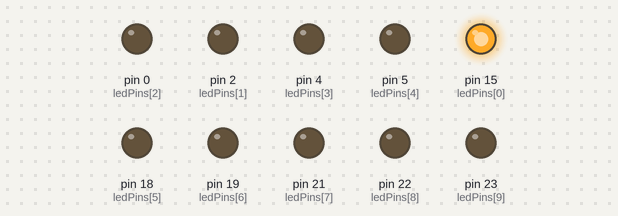
Bench run of a sketch on a simulated Arduino Mega 2560, built with avr-gcc and run on an emulated ATmega2560. Parts: output pins drawn as LEDs (lit = HIGH).

Above: at 0.15 s.
At 1.05 s:
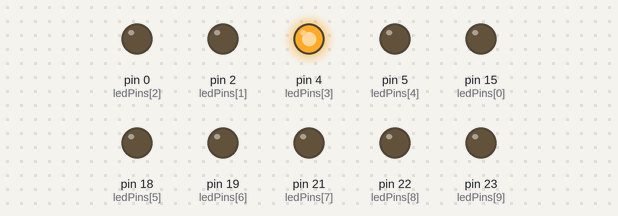
At 1.65 s:
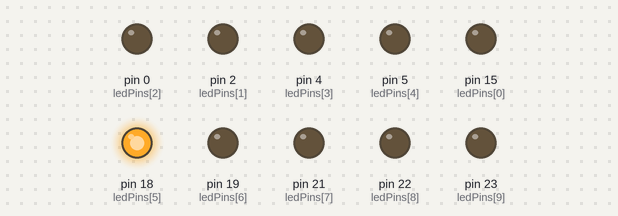
At 3.0 s:
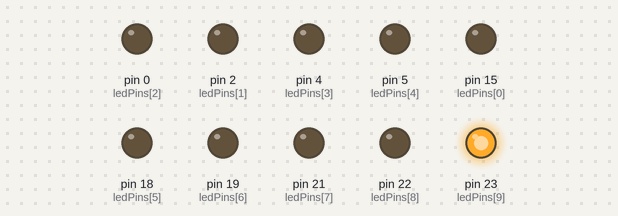
At 5.25 s:
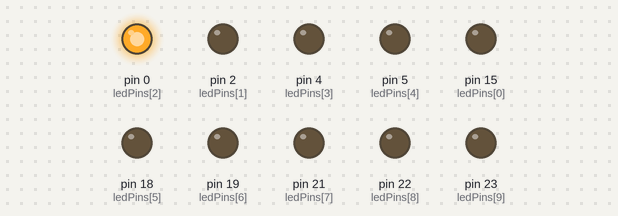
At 7.35 s:
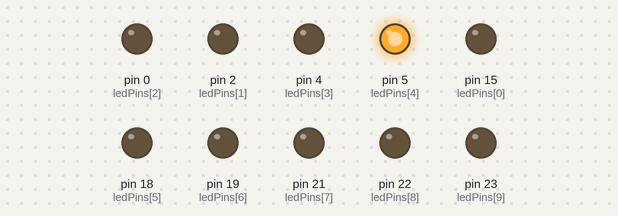
Timing chart, 0 to 7.8 s (numbered marks = the images above):
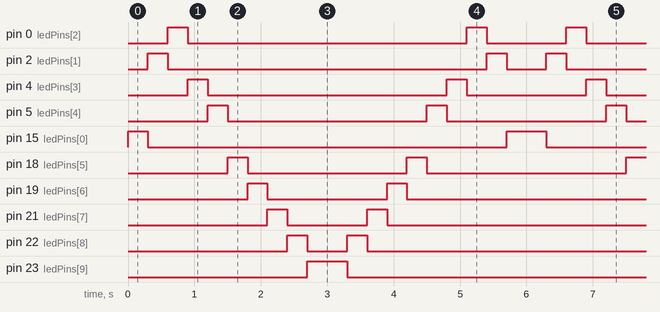

The sketch:

04.flowing_light.ino
```cpp
byte ledPins[] = { 15, 2, 0, 4, 5, 18, 19, 21, 22, 23 };
int ledCounts;

void setup() {
  ledCounts = sizeof(ledPins);
  for(int i = 0; i < ledCounts; i++)
    pinMode(ledPins[i], OUTPUT);
}

void loop() {
  // from left to right
  for(int i = 0; i < ledCounts; i++)
  {
    digitalWrite(ledPins[i], HIGH);
    delay(300);
    digitalWrite(ledPins[i], LOW);
  }

  //from right to left
  for(int i = ledCounts - 1; i >= 0; i--)
  {
    digitalWrite(ledPins[i], HIGH);
    delay(300);
    digitalWrite(ledPins[i], LOW);
  }
}
```

Measured:
- by itself, pin 0 (ledPins[2]): repeats every 6.0 s: LOW 4.2 s, HIGH 0.30 s, LOW 1.2 s, HIGH 0.30 s
- by itself, pin 2 (ledPins[1]): repeats every 6.0 s: LOW 4.8 s, HIGH 0.30 s, LOW 0.60 s, HIGH 0.30 s
- by itself, pin 4 (ledPins[3]): repeats every 6.0 s: LOW 3.6 s, HIGH 0.30 s, LOW 1.8 s, HIGH 0.30 s
- by itself, pin 5 (ledPins[4]): repeats every 6.0 s: LOW 3.0 s, HIGH 0.30 s, LOW 2.4 s, HIGH 0.30 s
- by itself, pin 15 (ledPins[0]): repeats every 6.0 s: LOW 5.4 s, HIGH 0.60 s
- by itself, pin 18 (ledPins[5]): repeats every 6.0 s: LOW 2.4 s, HIGH 0.30 s, LOW 3.0 s, HIGH 0.30 s
- by itself, pin 19 (ledPins[6]): repeats every 6.0 s: LOW 1.8 s, HIGH 0.30 s, LOW 3.6 s, HIGH 0.30 s
- by itself, pin 21 (ledPins[7]): repeats every 6.0 s: LOW 1.2 s, HIGH 0.30 s, LOW 4.2 s, HIGH 0.30 s
